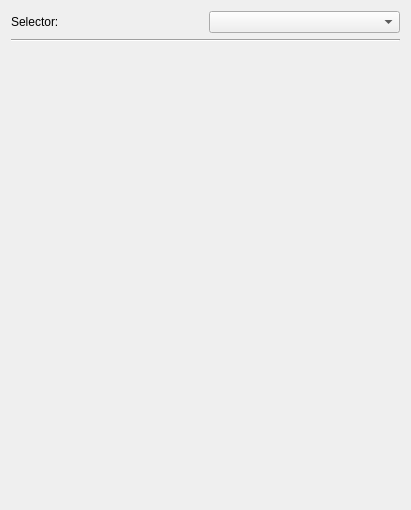
<?xml version="1.0" encoding="UTF-8"?>
<ui version="4.0">
    <class>capy::ui::ColorPickerArea</class>
    <widget class="QWidget" name="capy::ui::ColorPickerArea">
        <property name="geometry">
            <rect>
                <x>0</x>
                <y>0</y>
                <width>411</width>
                <height>510</height>
            </rect>
        </property>
        <property name="windowTitle">
            <string>Form</string>
        </property>
        <layout class="QVBoxLayout" name="verticalLayout">
            <item>
                <layout class="QHBoxLayout" name="horizontalLayout">
                    <item>
                        <widget class="QLabel" name="label">
                            <property name="text">
                                <string>Selector:</string>
                            </property>
                        </widget>
                    </item>
                    <item>
                        <widget class="QComboBox" name="selectorComboBox"/>
                    </item>
                </layout>
            </item>
            <item>
                <widget class="Line" name="line">
                    <property name="orientation">
                        <enum>Qt::Horizontal</enum>
                    </property>
                </widget>
            </item>
            <item>
                <widget class="DefaultColorPicker" name="colorPickerWidget" native="true"/>
            </item>
        </layout>
    </widget>
    <customwidgets>
        <customwidget>
            <class>DefaultColorPicker</class>
            <extends>QWidget</extends>
            <header>ui/widgets/color-pickers/DefaultColorPicker.hpp</header>
            <container>1</container>
        </customwidget>
    </customwidgets>
    <resources/>
    <connections/>
</ui>
